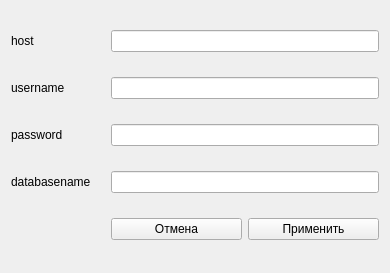
<?xml version="1.0" encoding="UTF-8"?>
<ui version="4.0">
 <class>ChangeConnectingSettings</class>
 <widget class="QWidget" name="ChangeConnectingSettings">
  <property name="geometry">
   <rect>
    <x>0</x>
    <y>0</y>
    <width>390</width>
    <height>273</height>
   </rect>
  </property>
  <property name="sizePolicy">
   <sizepolicy hsizetype="Fixed" vsizetype="Fixed">
    <horstretch>0</horstretch>
    <verstretch>0</verstretch>
   </sizepolicy>
  </property>
  <property name="minimumSize">
   <size>
    <width>390</width>
    <height>273</height>
   </size>
  </property>
  <property name="maximumSize">
   <size>
    <width>390</width>
    <height>273</height>
   </size>
  </property>
  <property name="windowTitle">
   <string>Form</string>
  </property>
  <layout class="QGridLayout" name="gridLayout">
   <item row="0" column="0">
    <widget class="QLabel" name="hostLbl">
     <property name="text">
      <string>host</string>
     </property>
    </widget>
   </item>
   <item row="0" column="1" colspan="2">
    <widget class="QLineEdit" name="hostEdit"/>
   </item>
   <item row="1" column="0">
    <widget class="QLabel" name="userNameLbl">
     <property name="text">
      <string>username</string>
     </property>
    </widget>
   </item>
   <item row="1" column="1" colspan="2">
    <widget class="QLineEdit" name="userNameEdit"/>
   </item>
   <item row="2" column="0">
    <widget class="QLabel" name="passwordLabel">
     <property name="text">
      <string>password</string>
     </property>
    </widget>
   </item>
   <item row="2" column="1" colspan="2">
    <widget class="QLineEdit" name="passwordEdit"/>
   </item>
   <item row="3" column="0">
    <widget class="QLabel" name="databasenameLabel">
     <property name="text">
      <string>databasename</string>
     </property>
    </widget>
   </item>
   <item row="3" column="1" colspan="2">
    <widget class="QLineEdit" name="databasenameEdit"/>
   </item>
   <item row="4" column="1">
    <widget class="QPushButton" name="btnCancel">
     <property name="sizePolicy">
      <sizepolicy hsizetype="Fixed" vsizetype="Fixed">
       <horstretch>0</horstretch>
       <verstretch>0</verstretch>
      </sizepolicy>
     </property>
     <property name="minimumSize">
      <size>
       <width>131</width>
       <height>0</height>
      </size>
     </property>
     <property name="text">
      <string>Отмена</string>
     </property>
    </widget>
   </item>
   <item row="4" column="2">
    <widget class="QPushButton" name="btnApply">
     <property name="minimumSize">
      <size>
       <width>131</width>
       <height>0</height>
      </size>
     </property>
     <property name="text">
      <string>Применить</string>
     </property>
    </widget>
   </item>
  </layout>
 </widget>
 <resources/>
 <connections/>
</ui>
